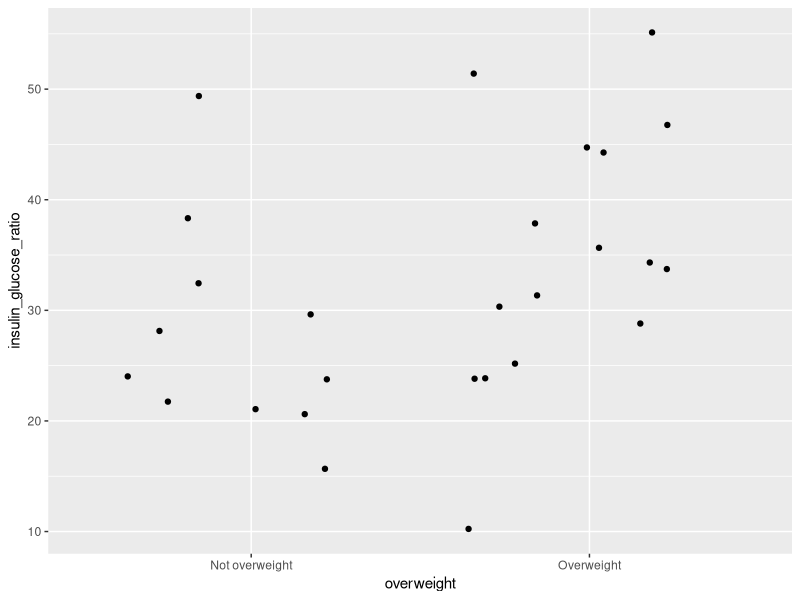
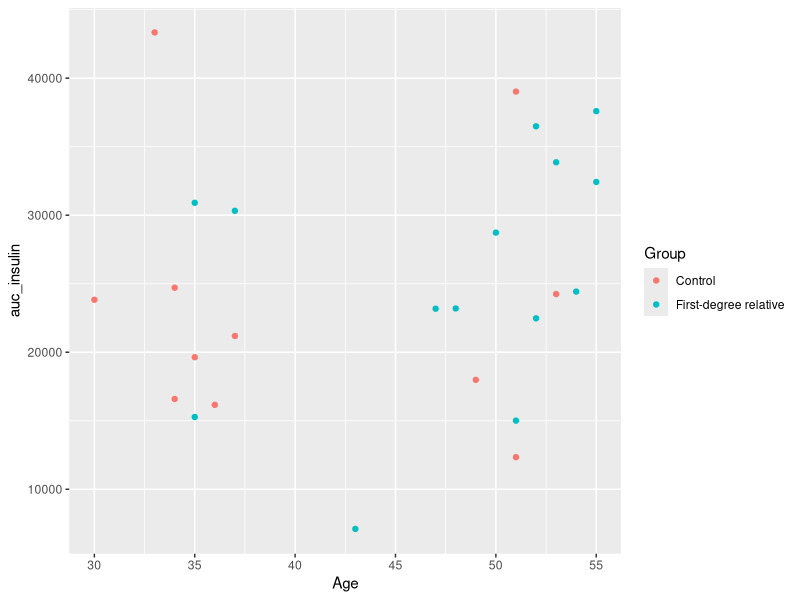
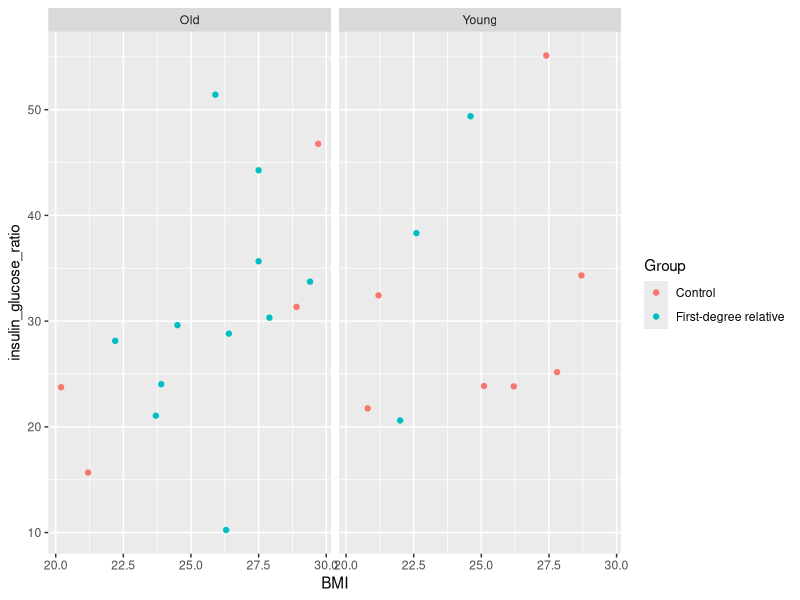
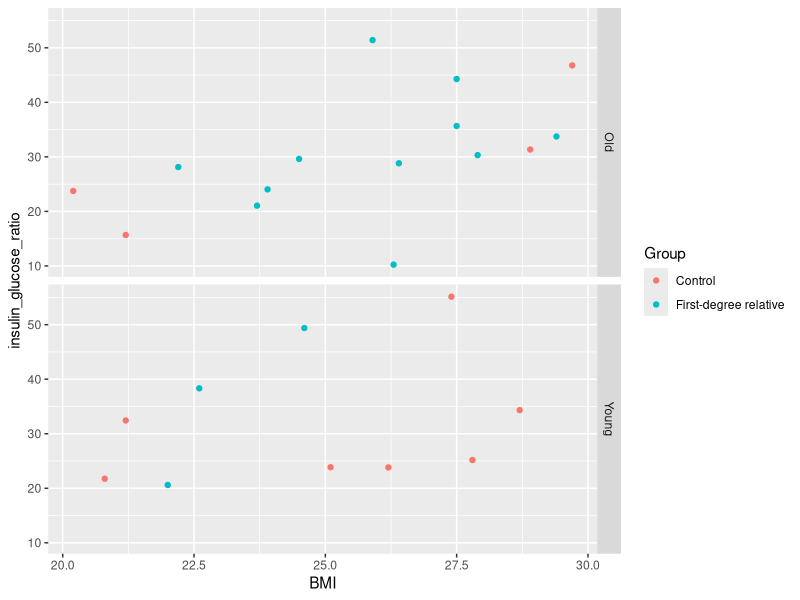
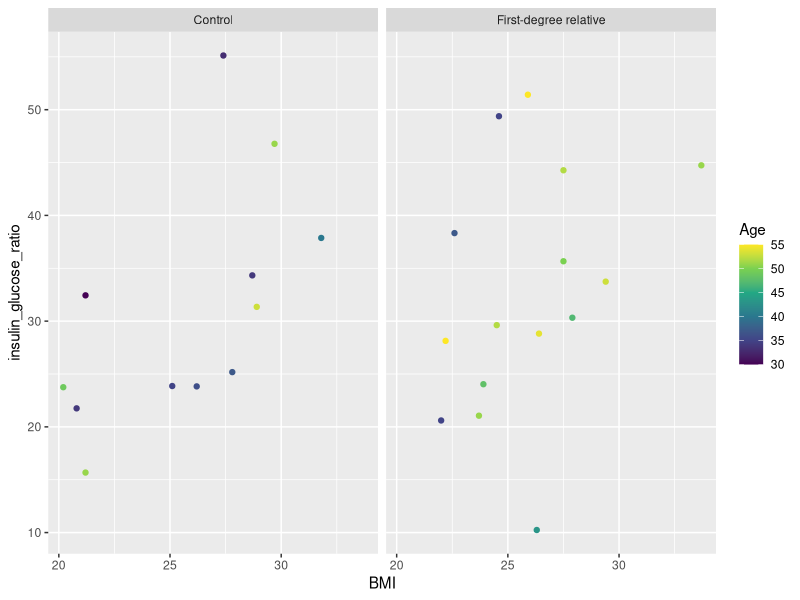
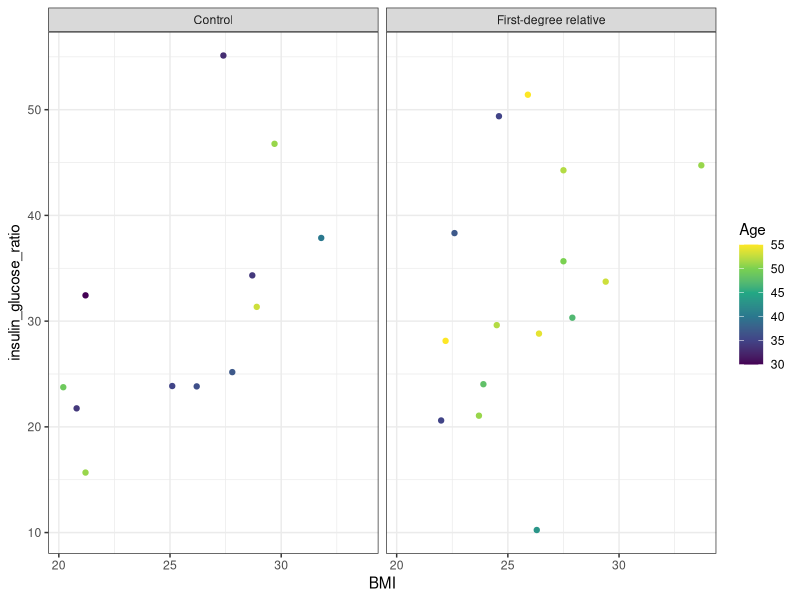
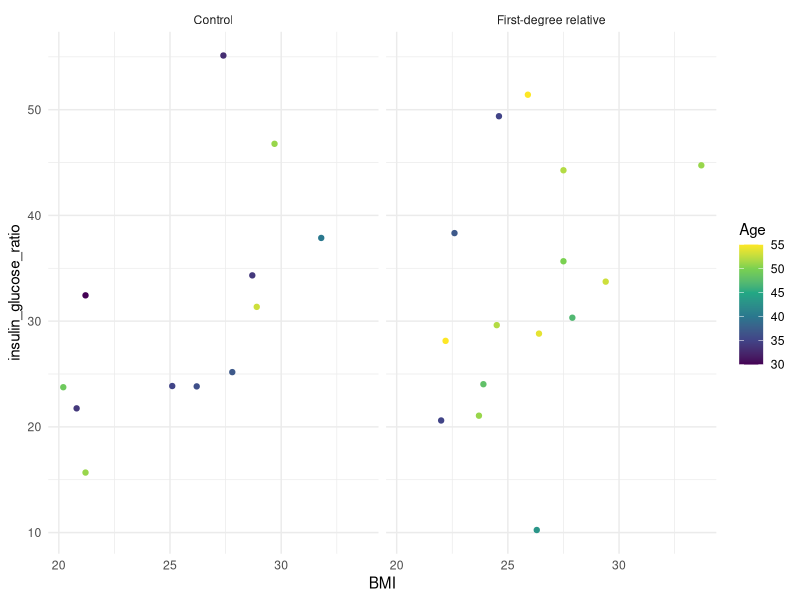
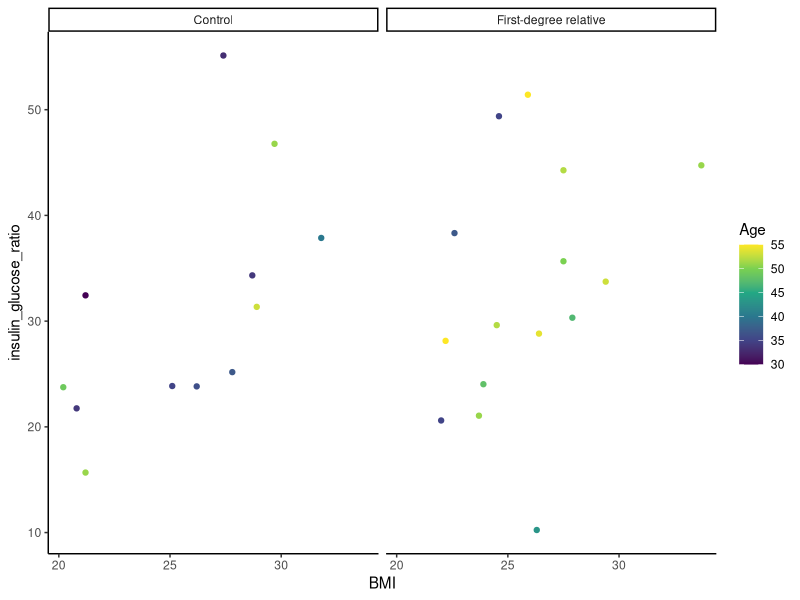

Recreate these plots in R, in order.
## ---- chunk 1
#| include: false
library(tidyverse)
post_meal_data <- read_csv2(here::here("data/post-meal-insulin.csv"))
tidied_post_meal_data <- post_meal_data |>
  select(id, Age, BMI, Group, auc_pg, auc_ins, glykemi) |>
  rename(
    auc_glucose = auc_pg,
    auc_insulin = auc_ins
  ) |>
  filter(glykemi == 0) |>
  select(-glykemi) |>
  mutate(
    insulin_glucose_ratio = auc_insulin / auc_glucose,
    Group = if_else(Group == "CTR", "Control", "First-degree relative")
  )
## ---- chunk 2
#| filename: "docs/learning.qmd"
tidied_post_meal_data |>
  mutate(overweight = if_else(BMI >= 25, "Overweight", "Not overweight")) |>
  ggplot(aes(x = overweight, y = insulin_glucose_ratio)) +
  geom_jitter()
## ---- chunk 3
#| filename: "docs/learning.qmd"
tidied_post_meal_data |>
  filter(BMI < 30) |>
  ggplot(aes(x = Age, y = auc_insulin, colour = Group)) +
  geom_point()
## ---- chunk 4
#| filename: "docs/learning.qmd"
tidied_post_meal_data |>
  filter(BMI < 30) |>
  mutate(young = if_else(Age < 40, "Young", "Old")) |>
  ggplot(aes(x = BMI, y = insulin_glucose_ratio, colour = Group)) +
  geom_point() +
  facet_grid(cols = vars(young))
## ---- chunk 5
#| filename: "docs/learning.qmd"
tidied_post_meal_data |>
  filter(BMI < 30) |>
  mutate(young = if_else(Age < 40, "Young", "Old")) |>
  ggplot(aes(x = BMI, y = insulin_glucose_ratio, colour = Group)) +
  geom_point() +
  facet_grid(rows = vars(young))
## ---- chunk 6
#| filename: "docs/learning.qmd"
base_scatterplot <- tidied_post_meal_data |>
  ggplot(aes(x = BMI, y = insulin_glucose_ratio, colour = Age)) +
  geom_point() +
  facet_grid(cols = vars(Group)) +
  scale_color_viridis_c()
base_scatterplot
## ---- chunk 7
base_scatterplot + theme_bw()
base_scatterplot + theme_minimal()
base_scatterplot + theme_classic()
## ---- chunk 8
#| filename: "docs/learning.qmd"
base_scatterplot +
  labs(
    title = "BMI, insulin-to-glucose ratio, and age by group",
    y = "Insulin-to-glucose Ratio",
    x = "BMI (kg/m2)"
  )
